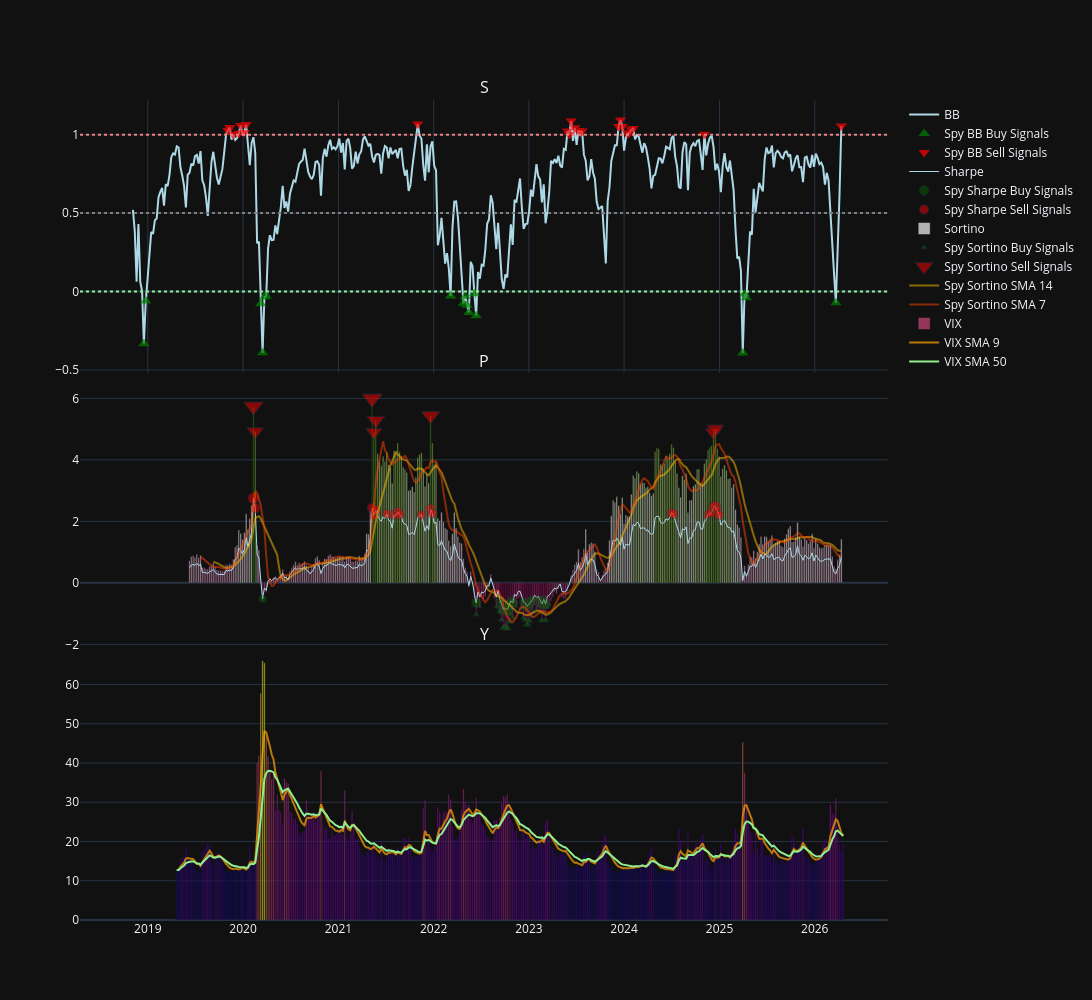

This figure's notebook cell:
### Markdown cell above
Figure Spy Weekly

### Code cell
fig_spy_weekly = make_subplots(
    rows=3, cols=1,
    shared_xaxes=True,
    vertical_spacing=0.0008,
    subplot_titles=('SPY Weekly'),
    row_width=[1.0, 1.0, 1.0]
)

'''fig_spy_weekly.add_trace(go.Candlestick(
    x=spy_weekly_df.index,
    open=spy_weekly_df['Open']['SPY'],
    high=spy_weekly_df['High']['SPY'],
    low=spy_weekly_df['Low']['SPY'],
    close=spy_weekly_df['Close']['SPY'],
    name='SPY',

), row=1, col=1)

fig_spy_weekly.add_trace(go.Scatter(
    x=spy_weekly_df.index[spy_buy_confirmed_weekly],
    y=spy_weekly_df['Close']['SPY'][spy_buy_confirmed_weekly],
    mode='markers',
    marker=dict(size=15,
                color='#00BFFF',
                symbol='star'),
    showlegend=True,
    name='SPY Buy Confirmed Weekly'
), row=1, col=1)

fig_spy_weekly.add_trace(go.Scatter(
    x=spy_weekly_df.index[spy_sell_confirmed_weekly],
    y=spy_weekly_df['Close']['SPY'][spy_sell_confirmed_weekly],
    mode='markers',
    marker=dict(size=15,
                color='#FFFF00',
                colorscale='PuRd',
                symbol='star'),
    showlegend=True,
    name='SPY Sell Confirmed Weekly'
), row=1, col=1)

fig_spy_weekly.add_trace(go.Scatter(
    x=spy_weekly_df.index[spy_buy_combined_weekly],
    y=spy_weekly_df['Close']['SPY'][spy_buy_combined_weekly],
    mode='markers',
    marker=dict(size=15,
                color='blue',
                colorscale='PuRd',
                symbol='arrow-up'),
    opacity=0.7,
    showlegend=True,
    name='Spy Buy Combined Signals'
), row=1, col=1)

fig_spy_weekly.add_trace(go.Scatter(
    x=spy_weekly_df.index[spy_sell_combined_weekly],
    y=spy_weekly_df['Close']['SPY'][spy_sell_combined_weekly],
    mode='markers',
    marker=dict(size=15,
                color='red',
                colorscale='PuRd',
                symbol='arrow-down'),
    opacity=0.7,
    showlegend=True,
    name='Spy Sell Combined Signals'
), row=1, col=1)'''

#---------------------------RSI------------------------#

'''fig_spy_weekly.add_trace(go.Scatter(
    x=spy_weekly_rsi_values.index,
    y=spy_weekly_rsi_values,
    line=dict(color='lightblue', width=2),
    showlegend=True,
    name='RSI'
), row=2, col=1)

fig_spy_weekly.add_trace(go.Scatter(
    x=spy_weekly_rsi_values[spy_weekly_rsi_buy].index,
    y=spy_weekly_rsi_values[spy_weekly_rsi_buy],
    mode='markers',
    marker=dict(size=10,
                color='green',
                symbol='triangle-up'),
    showlegend=True,
    opacity=0.7,
    name='Spy RSI Buy Signals'
), row=2, col=1)

fig_spy_weekly.add_trace(go.Scatter(
    x=spy_weekly_rsi_values[spy_weekly_rsi_sell].index,
    y=spy_weekly_rsi_values[spy_weekly_rsi_sell],
    mode='markers',
    marker=dict(size=10,
                color='red',
                symbol='triangle-down'),
    showlegend=True,
    opacity=0.7,
    name='Spy RSI Sell Signals'
), row=2, col=1)

fig_spy_weekly.add_trace(go.Scatter(
    x=spy_weekly_rsi_sma_20.index,
    y=spy_weekly_rsi_sma_20,
    line=dict(color='orange', width=2),
    opacity=0.7,
    showlegend=True,
    name='SMA 20'
), row=2, col=1)

#--------------------------STOCH RSI---------------------#

fig_spy_weekly.add_trace(go.Scatter(
    x=spy_weekly_rsi_values.index,
    y=spy_weekly_rsi_values,
    line=dict(color='lightblue', width=2),
    showlegend=True,
    name='RSI'
), row=3, col=1)

fig_spy_weekly.add_trace(go.Scatter(
    x=rsi_stochrsi_values_weekly['d'].index,
    y=rsi_stochrsi_values_weekly['d'],
    line=dict(color='lightcoral', width=2),
    showlegend=True,
    name='Spy StochRSI d'
), row=3, col=1)

fig_spy_weekly.add_trace(go.Scatter(
    x=rsi_stochrsi_values_weekly['d'][spy_rsi_stochrsi_buy].index,
    y=rsi_stochrsi_values_weekly['d'][spy_rsi_stochrsi_buy],
    mode='markers',
    marker=dict(size=10,
                color='green',
                symbol='triangle-up'),
    showlegend=True,
    opacity=0.7,
    name='Spy StochRSI Buy Signals'
), row=3, col=1)

fig_spy_weekly.add_trace(go.Scatter(
    x=rsi_stochrsi_values_weekly['d'][spy_rsi_stochrsi_sell].index,
    y=rsi_stochrsi_values_weekly['d'][spy_rsi_stochrsi_sell],
    mode='markers',
    marker=dict(size=10,
                color='red',
                symbol='triangle-down'),
    showlegend=True,
    opacity=0.7,
    name='Spy StochRSI Sell Signals'
), row=3, col=1)'''

#--------------------BB%B-----------------------#

fig_spy_weekly.add_trace(go.Scatter(
    x=spy_bb_values_weekly.index,
    y=spy_bb_values_weekly,
    line=dict(color='lightblue', width=2),
    showlegend=True,
    name='BB'
), row=1, col=1)

fig_spy_weekly.add_trace(go.Scatter(
    x=spy_bb_values_weekly[spy_bb_buy_weekly].index,
    y=spy_bb_values_weekly[spy_bb_buy_weekly],
    mode='markers',
    marker=dict(size=10,
                color='green',
                symbol='triangle-up'),
    showlegend=True,
    opacity=0.7,
    name='Spy BB Buy Signals'
), row=1, col=1)

fig_spy_weekly.add_trace(go.Scatter(
    x=spy_bb_values_weekly.index[spy_bb_sell_weekly],
    y=spy_bb_values_weekly[spy_bb_sell_weekly],
    mode='markers',
    marker=dict(size=10,
                color='red',
                symbol='triangle-down'),
    showlegend=True,
    opacity=0.7,
    name='Spy BB Sell Signals'
), row=1, col=1)

fig_btc_weekly.add_trace(go.Scatter(
    x=spy_bb_sma_20_weekly.index,
    y=spy_bb_sma_20_weekly,
    line=dict(color='orange', width=2),
    opacity=0.7,
    showlegend=True,
    name='BB SMA 20'
), row=1, col=1)

fig_spy_weekly.add_hline(y=0, line_dash="dot", line_color="lightgreen", row=1, col=1)
fig_spy_weekly.add_hline(y=0.50, line_dash="dot", line_color="gray", row=1, col=1)
fig_spy_weekly.add_hline(y=1, line_dash="dot", line_color="lightcoral", row=1, col=1)

#------------------------MACD------------------------#

'''fig_spy_weekly.add_trace(go.Scatter(
    x=spy_macd_values_weekly['macd'].index,
    y=spy_macd_values_weekly['macd'],
    line=dict(color='lightblue', width=1),
    showlegend=True,
    name='Spy MACD'
), row=5, col=1)

fig_spy_weekly.add_trace(go.Scatter(
    x=spy_macd_values_weekly['signal'].index,
    y=spy_macd_values_weekly['signal'],
    line=dict(color='red', width=1),
    opacity=0.7,
    showlegend=True,
    name='Spy MACD Signal'
), row=5, col=1)

fig_spy_weekly.add_trace(go.Bar(
    x=spy_macd_values_weekly['histogram'].index,
    y=spy_macd_values_weekly['histogram'],
    marker_color=spy_macd_values_weekly['histogram'],
    showlegend=True,
    name='Spy MACD Histogram'
), row=5, col=1)

fig_btc_weekly.add_trace(go.Scatter(
    x=spy_macd_values_weekly['macd'][spy_macd_buy_weekly].index,
    y=spy_macd_values_weekly['macd'][spy_macd_buy_weekly],
    mode='markers',
    marker=dict(size=12,
                color='green',
                symbol='triangle-up'),
    showlegend=True,
    opacity=0.7,
    name='MACD Buy Signals'
), row=5, col=1)

fig_btc_weekly.add_trace(go.Scatter(
    x=spy_macd_values_weekly['macd'][spy_macd_sell_weekly].index,
    y=spy_macd_values_weekly['macd'][spy_macd_sell_weekly],
    mode='markers',
    marker=dict(size=12,
                color='red',
                symbol='triangle-down'),
    showlegend=True,
    opacity=0.7,
    name='Spy MACD Sell Signals'
), row=5, col=1)'''

#------------------------SHARPE-----------------------#


fig_spy_weekly.add_trace(go.Scatter(
    x=spy_sharpe_weekly_values.index,
    y=spy_sharpe_weekly_values,
    line=dict(color='lightblue', width=1),
    showlegend=True,
    name='Sharpe'
), row=2, col=1)

fig_spy_weekly.add_trace(go.Scatter(
    x=spy_sharpe_weekly_values[spy_sharpe_buy_weekly].index,
    y=spy_sharpe_weekly_values[spy_sharpe_buy_weekly],
    mode='markers',
    marker=dict(size=spy_sharpe_weekly_values[spy_sharpe_buy_weekly].abs()*15,
                color='green',
                symbol='circle'),

    showlegend=True,
    opacity=0.5,
    name='Spy Sharpe Buy Signals'
), row=2, col=1)

fig_spy_weekly.add_trace(go.Scatter(
    x=spy_sharpe_weekly_values[spy_sharpe_sell_weekly].index,
    y=spy_sharpe_weekly_values[spy_sharpe_sell_weekly],
    mode='markers',
    marker=dict(size=spy_sharpe_weekly_values[spy_sharpe_sell_weekly].abs()*4,
                color='red',
                symbol='circle'),

    showlegend=True,
    opacity=0.7,
    name='Spy Sharpe Sell Signals'
), row=2, col=1)

fig_btc_weekly.add_trace(go.Scatter(
    x=spy_sharpe_sma_20_weekly.index,
    y=spy_sharpe_sma_20_weekly,
    line=dict(color='purple', width=2),
    showlegend=True,
    opacity=0.7,
    name='Spy Sharpe SMA 20'
), row=2, col=1)

#------------------------SORTINO-----------------------#

fig_spy_weekly.add_trace(go.Bar(
    x=spy_sortino_weekly_values.index,
    y=spy_sortino_weekly_values,
    marker_color=spy_sortino_weekly_values,
    showlegend=True,
    opacity=0.7,
    name='Sortino'
), row=2, col=1)

fig_spy_weekly.add_trace(go.Scatter(
    x=spy_sortino_weekly_values[spy_sortino_buy_weekly].index,
    y=spy_sortino_weekly_values[spy_sortino_buy_weekly],
    mode='markers',
    marker=dict(size=spy_sortino_weekly_values[spy_sortino_buy_weekly].abs()*5,
                color='green',
                symbol='triangle-up'),

    showlegend=True,
    opacity=0.7,
    name='Spy Sortino Buy Signals'
), row=2, col=1)

fig_spy_weekly.add_trace(go.Scatter(
    x=spy_sortino_weekly_values[spy_sortino_sell_weekly].index,
    y=spy_sortino_weekly_values[spy_sortino_sell_weekly],
    mode='markers',
    marker=dict(size=spy_sortino_weekly_values[spy_sortino_sell_weekly].abs()*3,
                color='red',
                symbol='triangle-down'),
    showlegend=True,
    opacity=0.7,
    name='Spy Sortino Sell Signals'
), row=2, col=1)

fig_spy_weekly.add_trace(go.Scatter(
    x=spy_sortino_sma_14_weekly.index,
    y=spy_sortino_sma_14_weekly,
    line=dict(color='#FFBF00', width=2),
    showlegend=True,
    opacity=0.5,
    name='Spy Sortino SMA 14'
), row=2, col=1)

fig_spy_weekly.add_trace(go.Scatter(
    x=spy_sortino_sma_7_weekly.index,
    y=spy_sortino_sma_7_weekly,
    line=dict(color='#FF4500', width=2),
    showlegend=True,
    opacity=0.5,
    name='Spy Sortino SMA 7'
), row=2, col=1)

#------------------------VIX----------------------#

fig_spy_weekly.add_trace(go.Bar(
    x=vix.index,
    y=vix,
    marker_color=vix,
    showlegend=True,
    opacity=0.7,
    name='VIX'
), row=3, col=1)

fig_spy_weekly.add_trace(go.Scatter(
    x=vix_sma_9.index,
    y=vix_sma_9,
    marker_color='orange',
    showlegend=True,
    opacity=0.7,
    name='VIX SMA 9'
), row=3, col=1)

fig_spy_weekly.add_trace(go.Scatter(
    x=vix_sma_20.index,
    y=vix_sma_20,
    marker_color='lightgreen',
    showlegend=True,
    name='VIX SMA 50'
), row=3, col=1)

fig_spy_weekly.update_layout(xaxis_rangeslider_visible=False, template='plotly_dark', height=1000, width=1400)

### Figure 1 — Plotly figure (JSON) as saved in the notebook; plotly's stock layout.template omitted (floating-point values rounded to 4 significant figures; data arrays with more than 128 entries replaced by an {"elided": "..."} marker saying what was removed)
{"data": [{"line": {"color": "lightblue", "width": 2}, "name": "BB", "showlegend": true, "type": "scatter", "x": {"elided": "418 str values"}, "xaxis": "x", "y": {"elided": "418 float values"}, "yaxis": "y"}, {"marker": {"color": "green", "size": 10, "symbol": "triangle-up"}, "mode": "markers", "name": "Spy BB Buy Signals", "opacity": 0.7, "showlegend": true, "type": "scatter", "x": ["2018-12-17T00:00:00", "2018-12-24T00:00:00", "2020-03-09T00:00:00", "2020-03-16T00:00:00", "2020-03-23T00:00:00", "2020-03-30T00:00:00", "2022-03-07T00:00:00", "2022-04-25T00:00:00", "2022-05-02T00:00:00", "2022-05-09T00:00:00", "2022-05-16T00:00:00", "2022-06-06T00:00:00", "2022-06-13T00:00:00", "2025-03-31T00:00:00", "2025-04-07T00:00:00", "2025-04-14T00:00:00", "2026-03-23T00:00:00"], "xaxis": "x", "y": [-0.333, -0.0612, -0.07894, -0.3916, -0.0354, -0.02891, -0.02847, -0.07621, -0.03225, -0.08763, -0.1345, -0.01396, -0.1544, -0.3924, -0.01559, -0.04044, -0.07118], "yaxis": "y"}, {"marker": {"color": "red", "size": 10, "symbol": "triangle-down"}, "mode": "markers", "name": "Spy BB Sell Signals", "opacity": 0.7, "showlegend": true, "type": "scatter", "x": ["2019-11-04T00:00:00", "2019-11-11T00:00:00", "2019-11-25T00:00:00", "2019-12-16T00:00:00", "2019-12-23T00:00:00", "2020-01-06T00:00:00", "2020-01-13T00:00:00", "2021-11-01T00:00:00", "2023-05-29T00:00:00", "2023-06-05T00:00:00", "2023-06-12T00:00:00", "2023-06-26T00:00:00", "2023-07-10T00:00:00", "2023-07-17T00:00:00", "2023-07-24T00:00:00", "2023-12-11T00:00:00", "2023-12-18T00:00:00", "2023-12-25T00:00:00", "2024-01-15T00:00:00", "2024-01-22T00:00:00", "2024-01-29T00:00:00", "2024-02-05T00:00:00", "2024-11-04T00:00:00", "2026-04-13T00:00:00"], "xaxis": "x", "y": [1.028, 1.045, 1.001, 1.009, 1.058, 1.013, 1.065, 1.068, 1.023, 1.001, 1.087, 1.044, 1.027, 1.014, 1.023, 1.052, 1.094, 1.053, 1.007, 1.012, 1.032, 1.04, 1.003, 1.056], "yaxis": "y"}, {"line": {"color": "lightblue", "width": 1}, "name": "Sharpe", "showlegend": true, "type": "scatter", "x": {"elided": "417 str values"}, "xaxis": "x2", "y": {"elided": "417 float values"}, "yaxis": "y2"}, {"marker": {"color": "green", "size": [7.842, 9.832, 8.334, 10.69, 13.06, 12.54, 13.06, 10.95, 8.819, 9.726, 9.483, 10.07, 11.35, 10.31, 8.913, 8.085, 8.228, 10.32, 8.058, 10.41], "symbol": "circle"}, "mode": "markers", "name": "Spy Sharpe Buy Signals", "opacity": 0.5, "showlegend": true, "type": "scatter", "x": ["2020-03-16T00:00:00", "2022-06-13T00:00:00", "2022-09-12T00:00:00", "2022-09-19T00:00:00", "2022-09-26T00:00:00", "2022-10-03T00:00:00", "2022-10-10T00:00:00", "2022-10-17T00:00:00", "2022-10-24T00:00:00", "2022-10-31T00:00:00", "2022-12-12T00:00:00", "2022-12-19T00:00:00", "2022-12-26T00:00:00", "2023-01-02T00:00:00", "2023-01-09T00:00:00", "2023-01-16T00:00:00", "2023-02-13T00:00:00", "2023-02-20T00:00:00", "2023-02-27T00:00:00", "2023-03-06T00:00:00"], "xaxis": "x2", "y": [-0.5228, -0.6554, -0.5556, -0.7124, -0.8707, -0.8357, -0.8706, -0.7297, -0.588, -0.6484, -0.6322, -0.6712, -0.7569, -0.6876, -0.5942, -0.539, -0.5486, -0.6879, -0.5372, -0.6942], "yaxis": "y2"}, {"marker": {"color": "red", "size": [11.01, 9.718, 9.736, 8.769, 9.445, 8.982, 8.841, 9.257, 8.87, 8.854, 9.619, 9.003, 9.128, 8.943, 8.861, 9.038, 9.146, 9.829, 9.976, 9.38, 8.819], "symbol": "circle"}, "mode": "markers", "name": "Spy Sharpe Sell Signals", "opacity": 0.7, "showlegend": true, "type": "scatter", "x": ["2020-02-10T00:00:00", "2020-02-17T00:00:00", "2021-05-10T00:00:00", "2021-05-17T00:00:00", "2021-05-24T00:00:00", "2021-07-05T00:00:00", "2021-08-02T00:00:00", "2021-08-16T00:00:00", "2021-08-23T00:00:00", "2021-11-15T00:00:00", "2021-12-20T00:00:00", "2021-12-27T00:00:00", "2024-07-01T00:00:00", "2024-07-08T00:00:00", "2024-11-18T00:00:00", "2024-11-25T00:00:00", "2024-12-02T00:00:00", "2024-12-09T00:00:00", "2024-12-16T00:00:00", "2024-12-23T00:00:00", "2024-12-30T00:00:00"], "xaxis": "x2", "y": [2.751, 2.429, 2.434, 2.192, 2.361, 2.245, 2.21, 2.314, 2.218, 2.214, 2.405, 2.251, 2.282, 2.236, 2.215, 2.259, 2.287, 2.457, 2.494, 2.345, 2.205], "yaxis": "y2"}, {"marker": {"color": {"elided": "417 float values"}}, "name": "Sortino", "opacity": 0.7, "showlegend": true, "type": "bar", "x": {"elided": "417 str values"}, "xaxis": "x2", "y": {"elided": "417 float values"}, "yaxis": "y2"}, {"marker": {"color": "green", "size": [5.167, 3.847, 3.933, 4.709, 5.987, 7.337, 7.059, 7.373, 6.307, 5.162, 5.669, 3.872, 4.228, 5.688, 6.028, 6.773, 6.157, 5.359, 4.847, 3.558, 4.289, 3.855, 4.847, 6.105, 4.754, 6.092, 3.949, 3.614], "symbol": "triangle-up"}, "mode": "markers", "name": "Spy Sortino Buy Signals", "opacity": 0.7, "showlegend": true, "type": "scatter", "x": ["2022-06-13T00:00:00", "2022-06-27T00:00:00", "2022-08-29T00:00:00", "2022-09-12T00:00:00", "2022-09-19T00:00:00", "2022-09-26T00:00:00", "2022-10-03T00:00:00", "2022-10-10T00:00:00", "2022-10-17T00:00:00", "2022-10-24T00:00:00", "2022-10-31T00:00:00", "2022-11-14T00:00:00", "2022-12-05T00:00:00", "2022-12-12T00:00:00", "2022-12-19T00:00:00", "2022-12-26T00:00:00", "2023-01-02T00:00:00", "2023-01-09T00:00:00", "2023-01-16T00:00:00", "2023-01-23T00:00:00", "2023-01-30T00:00:00", "2023-02-06T00:00:00", "2023-02-13T00:00:00", "2023-02-20T00:00:00", "2023-02-27T00:00:00", "2023-03-06T00:00:00", "2023-03-13T00:00:00", "2023-03-20T00:00:00"], "xaxis": "x2", "y": [-1.033, -0.7694, -0.7866, -0.9417, -1.197, -1.467, -1.412, -1.475, -1.261, -1.032, -1.134, -0.7744, -0.8455, -1.138, -1.206, -1.355, -1.231, -1.072, -0.9694, -0.7117, -0.8577, -0.771, -0.9693, -1.221, -0.9509, -1.218, -0.7897, -0.7228], "yaxis": "y2"}, {"marker": {"color": "red", "size": [17.22, 14.78, 17.99, 14.72, 15.86, 16.31, 14.68, 15.03], "symbol": "triangle-down"}, "mode": "markers", "name": "Spy Sortino Sell Signals", "opacity": 0.7, "showlegend": true, "type": "scatter", "x": ["2020-02-10T00:00:00", "2020-02-17T00:00:00", "2021-05-10T00:00:00", "2021-05-17T00:00:00", "2021-05-24T00:00:00", "2021-12-20T00:00:00", "2024-12-09T00:00:00", "2024-12-16T00:00:00"], "xaxis": "x2", "y": [5.739, 4.925, 5.998, 4.905, 5.286, 5.437, 4.893, 5.011], "yaxis": "y2"}, {"line": {"color": "#FFBF00", "width": 2}, "name": "Spy Sortino SMA 14", "opacity": 0.5, "showlegend": true, "type": "scatter", "x": {"elided": "417 str values"}, "xaxis": "x2", "y": {"elided": "417 float values"}, "yaxis": "y2"}, {"line": {"color": "#FF4500", "width": 2}, "name": "Spy Sortino SMA 7", "opacity": 0.5, "showlegend": true, "type": "scatter", "x": {"elided": "417 str values"}, "xaxis": "x2", "y": {"elided": "417 float values"}, "yaxis": "y2"}, {"marker": {"color": {"elided": "366 float values"}}, "name": "VIX", "opacity": 0.7, "showlegend": true, "type": "bar", "x": {"elided": "366 str values"}, "xaxis": "x3", "y": {"elided": "366 float values"}, "yaxis": "y3"}, {"marker": {"color": "orange"}, "name": "VIX SMA 9", "opacity": 0.7, "showlegend": true, "type": "scatter", "x": {"elided": "366 str values"}, "xaxis": "x3", "y": {"elided": "366 float values"}, "yaxis": "y3"}, {"marker": {"color": "lightgreen"}, "name": "VIX SMA 50", "showlegend": true, "type": "scatter", "x": {"elided": "366 str values"}, "xaxis": "x3", "y": {"elided": "366 float values"}, "yaxis": "y3"}], "layout": {"annotations": [{"font": {"size": 16}, "showarrow": false, "text": "S", "x": 0.5, "xanchor": "center", "xref": "paper", "y": 1, "yanchor": "bottom", "yref": "paper"}, {"font": {"size": 16}, "showarrow": false, "text": "P", "x": 0.5, "xanchor": "center", "xref": "paper", "y": 0.6664, "yanchor": "bottom", "yref": "paper"}, {"font": {"size": 16}, "showarrow": false, "text": "Y", "x": 0.5, "xanchor": "center", "xref": "paper", "y": 0.3328, "yanchor": "bottom", "yref": "paper"}], "height": 1000, "shapes": [{"line": {"color": "lightgreen", "dash": "dot"}, "type": "line", "x0": 0, "x1": 1, "xref": "x domain", "y0": 0, "y1": 0, "yref": "y"}, {"line": {"color": "gray", "dash": "dot"}, "type": "line", "x0": 0, "x1": 1, "xref": "x domain", "y0": 0.5, "y1": 0.5, "yref": "y"}, {"line": {"color": "lightcoral", "dash": "dot"}, "type": "line", "x0": 0, "x1": 1, "xref": "x domain", "y0": 1, "y1": 1, "yref": "y"}], "width": 1400, "xaxis": {"anchor": "y", "domain": [0, 1], "matches": "x3", "rangeslider": {"visible": false}, "showticklabels": false}, "xaxis2": {"anchor": "y2", "domain": [0, 1], "matches": "x3", "showticklabels": false}, "xaxis3": {"anchor": "y3", "domain": [0, 1]}, "yaxis": {"anchor": "x", "domain": [0.6672, 1]}, "yaxis2": {"anchor": "x2", "domain": [0.3336, 0.6664]}, "yaxis3": {"anchor": "x3", "domain": [0, 0.3328]}}}
